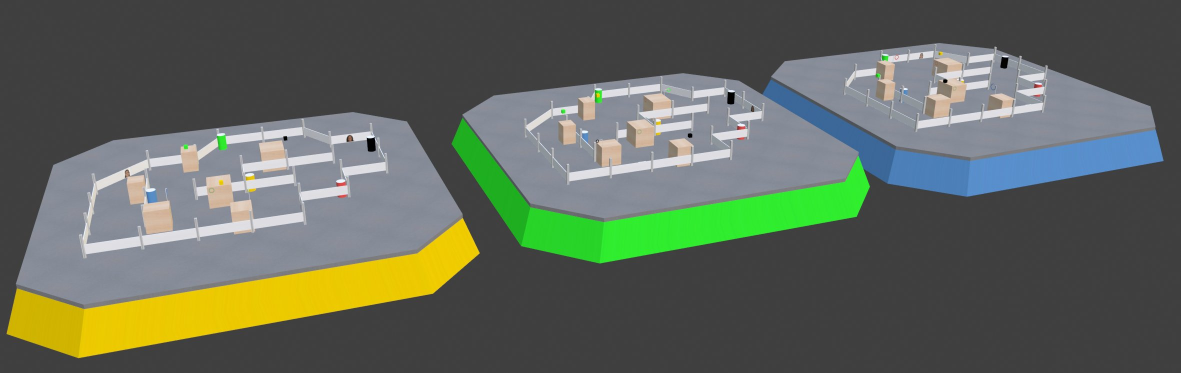
#> input picture figs/task1_worlds.jpg, 2361 x 745 px (shown at 1/2 size)
$ python -i util.py   (imports and definitions only)
#> lines starting #> are read from the running program, lines starting #| are printed output that depends on the picture; after the words box and inside, x2 and y2 are one past the last pixel; in counts of white or black regions, pixels touching at a corner belong together
#> further down, picture is the input picture: shape (745, 2361, 3); mean B, G, R 91.2, 103.6, 96.3
import cv2
import numpy as np
from pathlib import Path


def generate_tile_mask(
    image: np.ndarray,
    morph_close_size: int = 25,
    morph_open_size: int = 10,
) -> tuple[np.ndarray, np.ndarray]:

#> called with morph_close_size = 25, morph_open_size = 10
    gray = cv2.cvtColor(image, cv2.COLOR_BGR2GRAY)
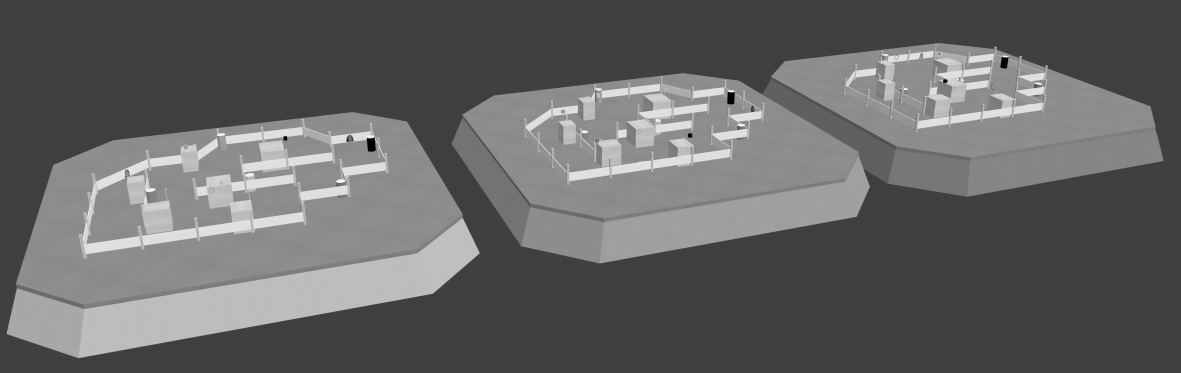
#> gray: shape (745, 2361) (shown at 1/2 size); min 0, max 253, mean 100.1

    _, thresh = cv2.threshold(gray, 0, 255, cv2.THRESH_BINARY | cv2.THRESH_OTSU)
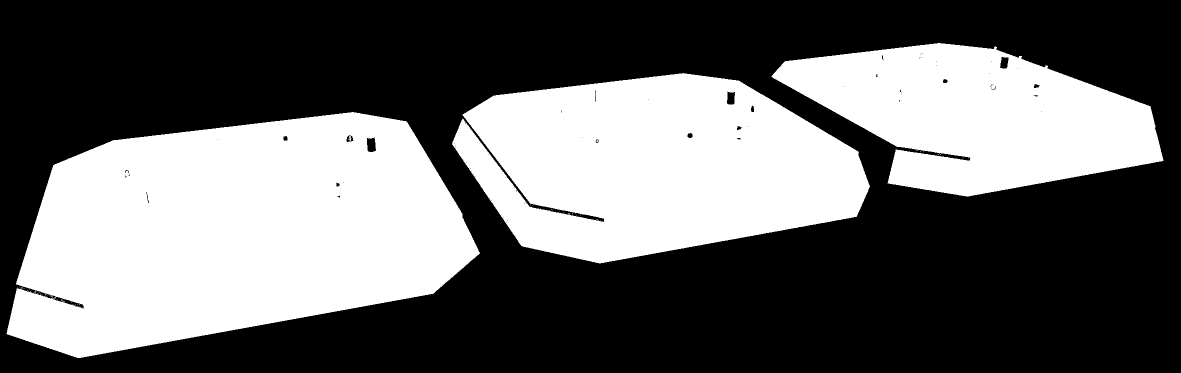
#> thresh: shape (745, 2361) (shown at 1/2 size); 40% white; 51 white regions (47 under 20 px), largest, box (x1, y1, x2, y2) and area: (13, 224, 960, 716) 329827, (904, 146, 1740, 527) 225882, (1543, 86, 2327, 393) 148059, (697, 272, 703, 282) 31

    close_k = cv2.getStructuringElement(
        cv2.MORPH_ELLIPSE, (morph_close_size, morph_close_size)
    )
    closed = cv2.morphologyEx(thresh, cv2.MORPH_CLOSE, close_k)
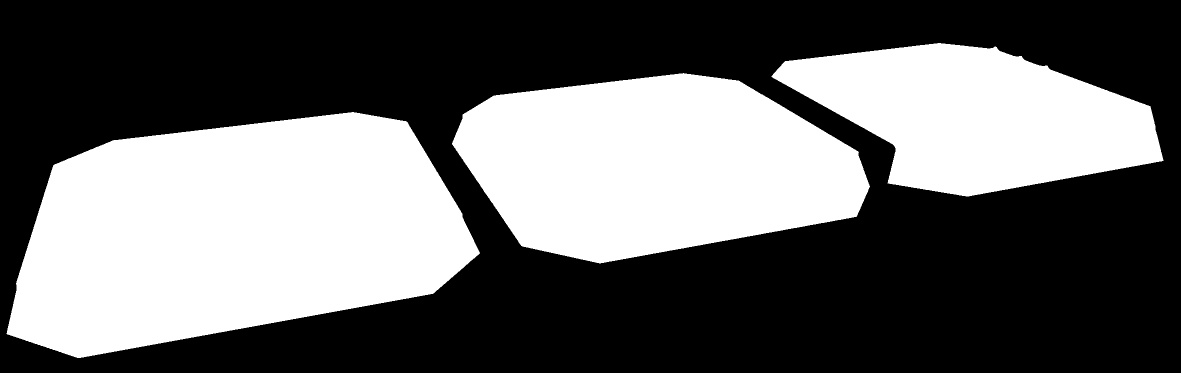
#> closed: shape (745, 2361) (shown at 1/2 size); 40.3% white; 3 white regions, box (x1, y1, x2, y2) and area: (13, 224, 960, 716) 331483, (904, 146, 1740, 527) 228452, (1543, 86, 2327, 393) 149600

    open_k = cv2.getStructuringElement(
        cv2.MORPH_ELLIPSE, (morph_open_size, morph_open_size)
    )
    opened = cv2.morphologyEx(closed, cv2.MORPH_OPEN, open_k)
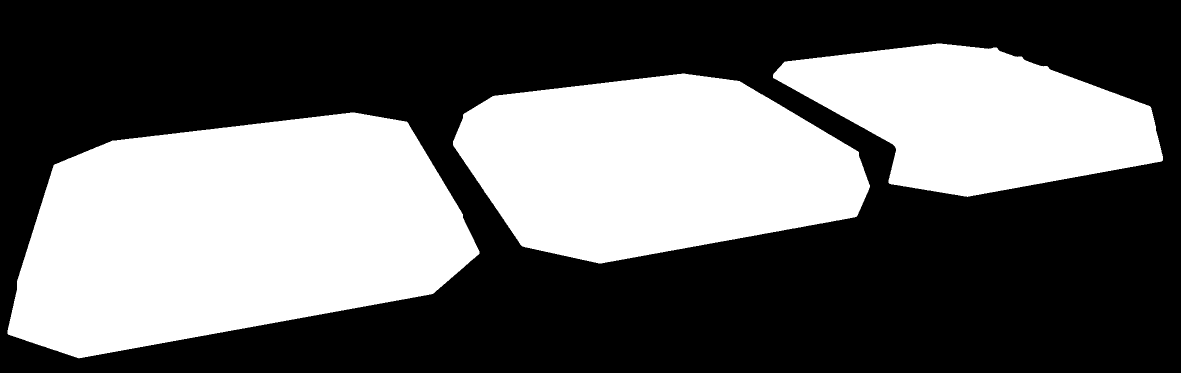
#> opened: shape (745, 2361) (shown at 1/2 size); 40.3% white; 3 white regions, box (x1, y1, x2, y2) and area: (15, 225, 959, 717) 331312, (906, 147, 1740, 527) 228393, (1546, 87, 2326, 394) 149558

    num_labels, labels, stats, _ = cv2.connectedComponentsWithStats(
        opened, connectivity=8
    )
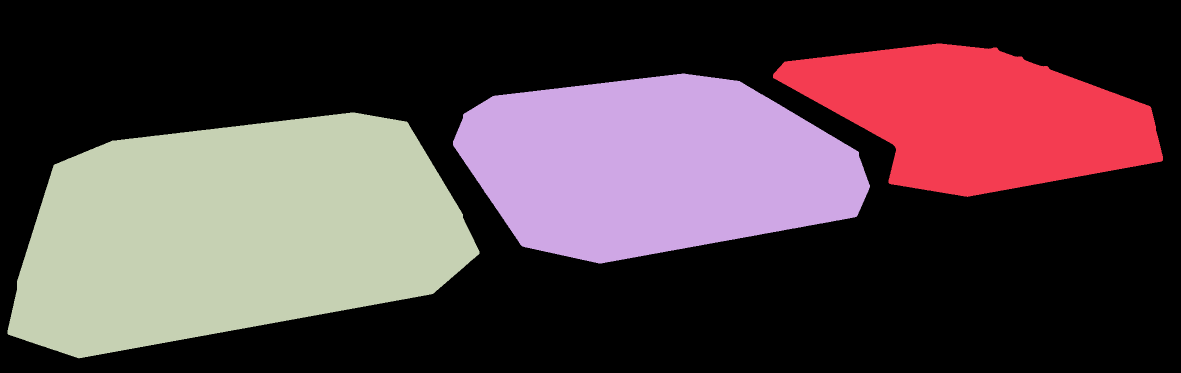
#> labels: shape (745, 2361) int32 (shown at 1/2 size); 4 distinct labels, from 0 to 3; one colour per label, 0 black
#> num_labels = 4; stats = [[0, 0, 2361, 745, 1049682], [1546, 87, 780, 307, 149558], [906, 147, 834, 380, 228393], [15, 225, 944, 492, 331312]]
    if num_labels < 2:
        return np.zeros(image.shape[:2], dtype=np.uint8), None

    largest_label = int(np.argmax(stats[1:, cv2.CC_STAT_AREA])) + 1
#> largest_label = 3
    blob = np.where(labels == largest_label, 255, 0).astype(np.uint8)
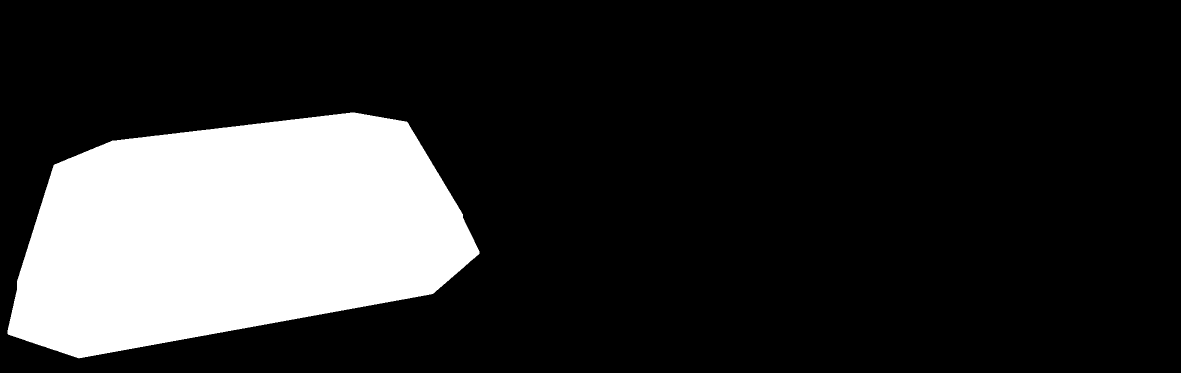
#> blob: shape (745, 2361) (shown at 1/2 size); 18.8% white; 1 white region

    contours, _ = cv2.findContours(blob, cv2.RETR_EXTERNAL, cv2.CHAIN_APPROX_SIMPLE)
#> contours = 1 contour; box (x1, y1, x2, y2) and area: (15, 225, 959, 717) 330186
    cnt = max(contours, key=cv2.contourArea)
#> cnt = contour of 1026 points, box (x1, y1, x2, y2) (15, 225, 959, 717), area 330186

    hull = cv2.convexHull(cnt)
#> hull = contour of 36 points, box (x1, y1, x2, y2) (15, 225, 959, 717), area 331532
    peri = cv2.arcLength(hull, True)
#> peri = 2366.3
    quad = cv2.approxPolyDP(hull, 0.05 * peri, True)
#> quad = [[958, 502], [15, 667], [224, 281], [813, 243]]

    if len(quad) != 4:
        rect = cv2.minAreaRect(hull)
        quad = cv2.boxPoints(rect).astype(np.int32).reshape(-1, 1, 2)

    mask = np.zeros(image.shape[:2], dtype=np.uint8)
    cv2.fillPoly(mask, [quad], 255)
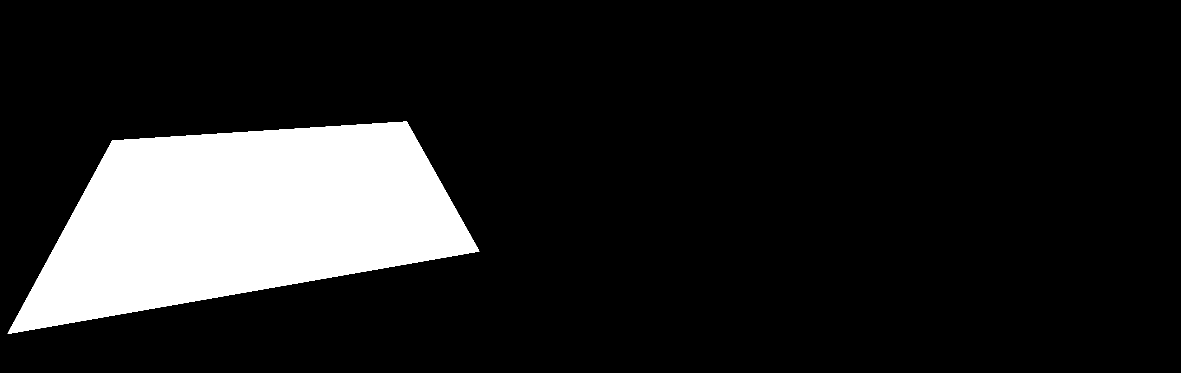
#> mask: shape (745, 2361) (shown at 1/2 size); 13.9% white; 1 white region, box (x1, y1, x2, y2) and area: (15, 243, 959, 668) 244877
    return mask, quad


def is_tile_fully_visible(
        quad: np.ndarray,
        image_shape: tuple,
        border_threshold: int = 10
    ) -> bool:
    h, w = image_shape[:2]
    pts = quad.reshape(4, 2)
    return bool(
        np.all(pts[:, 0] > border_threshold) and
        np.all(pts[:, 0] < w - border_threshold) and
        np.all(pts[:, 1] > border_threshold) and
        np.all(pts[:, 1] < h - border_threshold)
    )


def rectify_tile(
    image: np.ndarray,
    quad: np.ndarray,
    output_size: int = 312,
    n: int = 4,
) -> np.ndarray:
    pts = quad.reshape(4, 2).astype(np.float32)
    center = pts.mean(axis=0)
    angles = np.arctan2(pts[:, 1] - center[1], pts[:, 0] - center[0])
    pts = pts[np.argsort(angles)]
    pts = np.roll(pts, -np.argmin(pts.sum(axis=1)), axis=0)
    s = output_size - 1
    dst = np.array([[0, 0], [s, 0], [s, s], [0, s]], dtype=np.float32)
    H, _ = cv2.findHomography(pts, dst)
    warped = cv2.warpPerspective(image, H, (output_size, output_size))
    return warped[n:-n, n:-n] if n > 0 else warped

def tile_phash(rectified: np.ndarray, hash_size: int = 16) -> np.ndarray:
    dct_size = hash_size * 4
    gray = cv2.cvtColor(rectified, cv2.COLOR_BGR2GRAY)
    small = cv2.resize(gray, (dct_size, dct_size), interpolation=cv2.INTER_AREA)
    dct = cv2.dct(small.astype(np.float32))
    low_freq = dct[:hash_size, :hash_size]
    return low_freq > np.median(low_freq)


def tiles_are_same(hash_a: np.ndarray, hash_b: np.ndarray, threshold: float = 0.20) -> bool:
    hamming = np.count_nonzero(hash_a != hash_b)
    return (hamming / hash_a.size) < threshold

>>> import cv2
>>> picture = cv2.imread('../../figs/task1_worlds.jpg')
>>> result = generate_tile_mask(picture)

$ run again, on figs/sim_nav.png
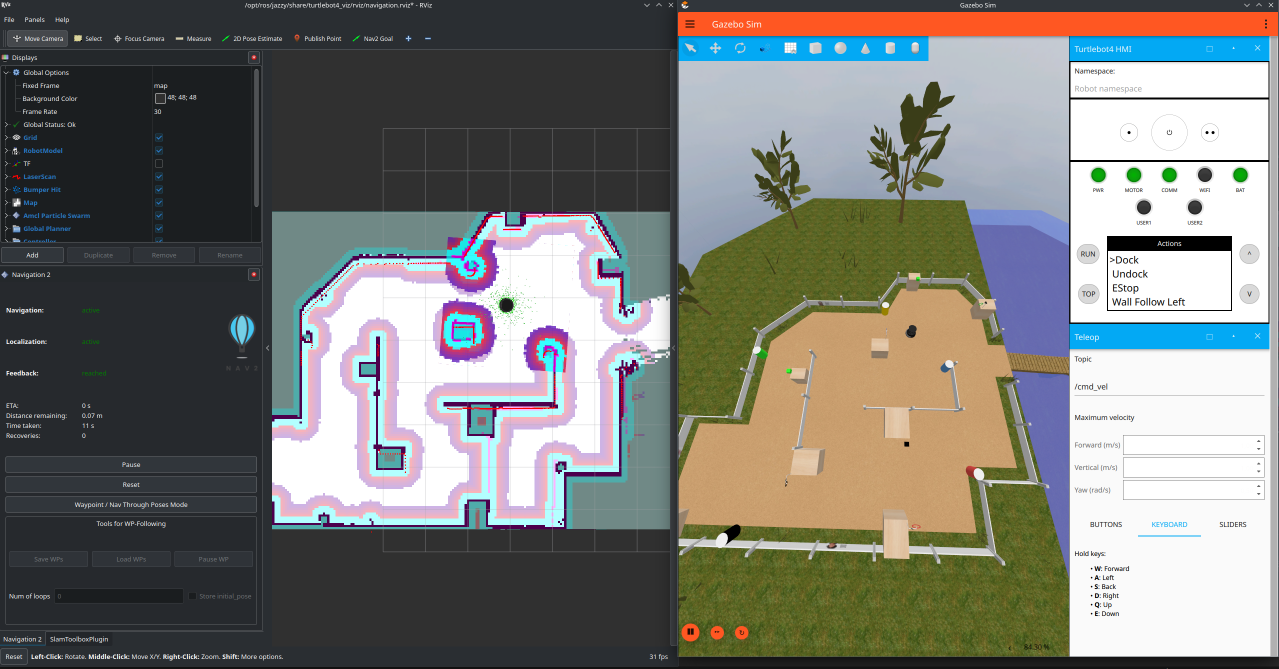
#> input picture figs/sim_nav.png, 2557 x 1337 px (shown at 1/2 size)
#> picture is the input picture: shape (1337, 2557, 3); mean B, G, R 117.8, 122.4, 121.8
#> thresh: shape (1337, 2557); 38.8% white; 895 white regions (478 under 20 px), largest, box (x1, y1, x2, y2) and area: (544, 424, 1340, 1058) 341024, (1357, 577, 2099, 1131) 250117, (1357, 72, 2138, 553) 234789
#> closed: shape (1337, 2557); 43.3% white; 54 white regions (5 under 20 px), largest, box (x1, y1, x2, y2) and area: (1357, 72, 2557, 1313) 1026644, (544, 424, 1350, 1059) 404435, (0, 109, 155, 254) 10596
#> opened: shape (1337, 2557); 42.7% white; 26 white regions, largest, box (x1, y1, x2, y2) and area: (1358, 73, 2557, 1314) 1023049, (545, 425, 1350, 1060) 403680, (0, 110, 127, 254) 9967
#> in generate_tile_mask, `num_labels, labels, stats, _ = cv2.connectedComponentsWithStats( opene..`:
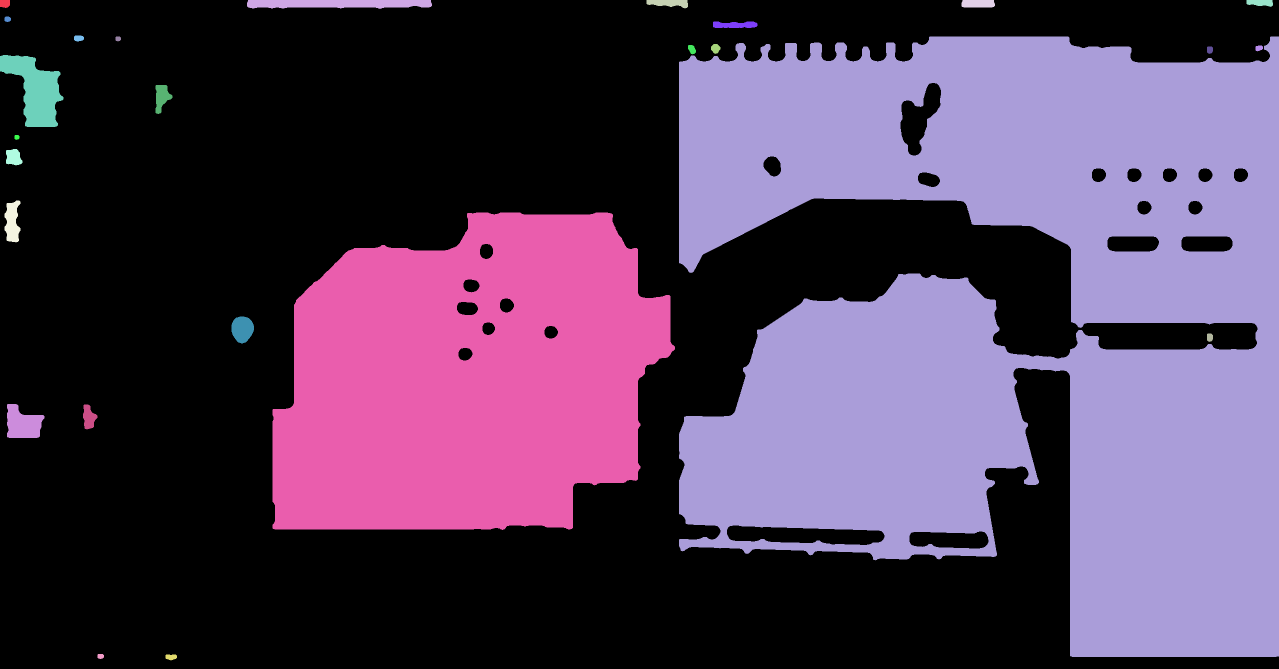
#> labels: shape (1337, 2557) int32 (shown at 1/2 size); 27 distinct labels, from 0 to 26; one colour per label, 0 black
#> num_labels = 27; stats = 27 rows, first 6: [0, 0, 2557, 1337, 1960445], [0, 0, 20, 16, 288], [494, 0, 370, 18, 5569], [1293, 0, 83, 17, 984], [1923, 0, 67, 15, 972], [2493, 0, 53, 14, 577]
#> largest_label = 10
#> blob: shape (1337, 2557); 29.9% white; 1 white region
#> contours = 1 contour; box (x1, y1, x2, y2) and area: (1358, 73, 2557, 1314) 1050102
#> cnt = contour of 1908 points, box (x1, y1, x2, y2) (1358, 73, 2557, 1314), area 1050102
#> hull = contour of 14 points, box (x1, y1, x2, y2) (1358, 73, 2557, 1314), area 1395850
#> peri = 4644.1
#> quad = [[2556, 73], [2556, 1312], [1361, 1100], [1359, 123]]
#> in generate_tile_mask, `cv2.fillPoly(mask, [quad], 255)`:
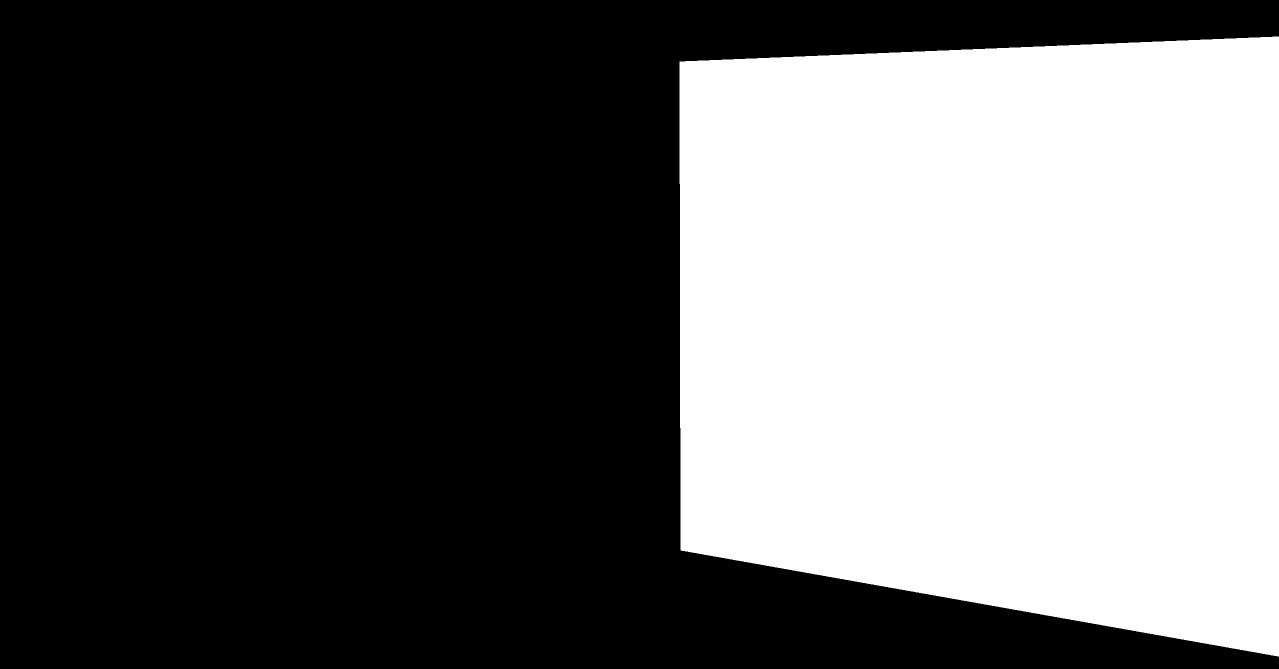
#> mask: shape (1337, 2557) (shown at 1/2 size); 38.8% white; 1 white region, box (x1, y1, x2, y2) and area: (1359, 73, 2557, 1313) 1327392
